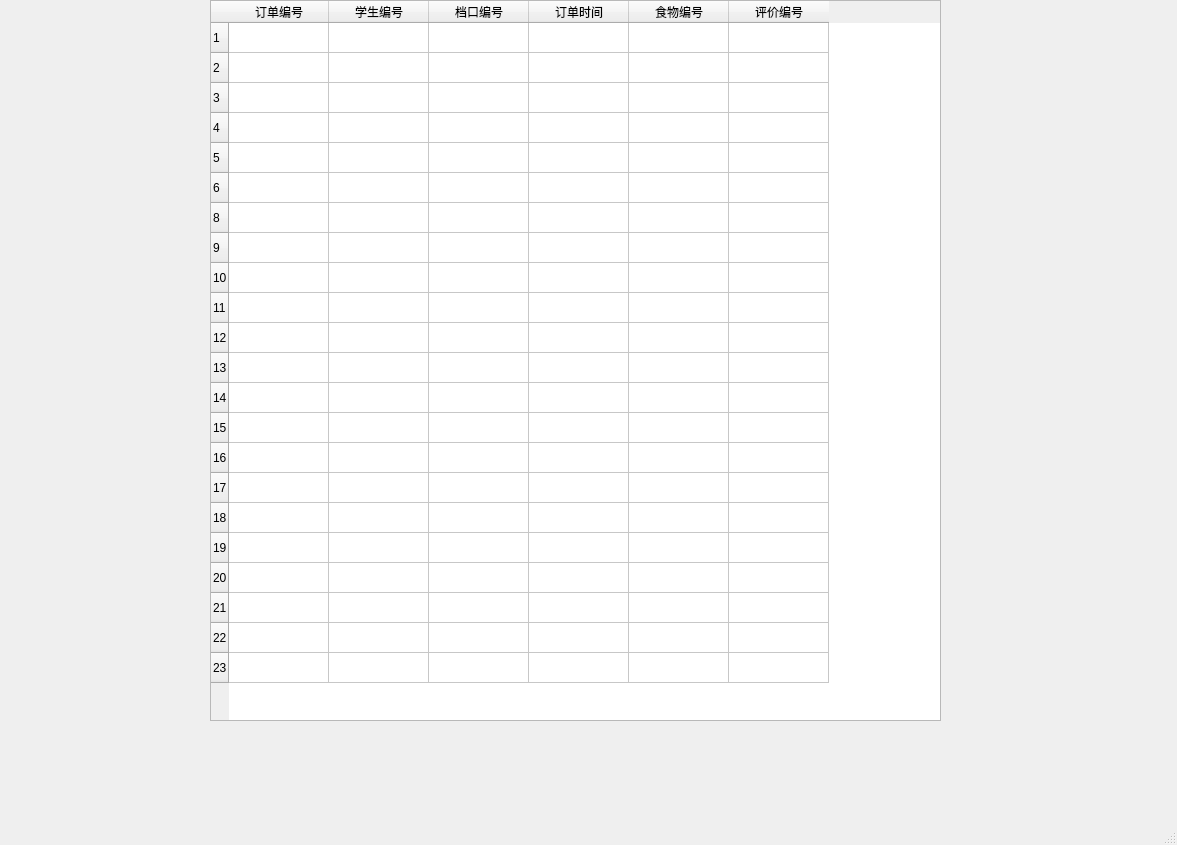
<?xml version="1.0" encoding="UTF-8"?>
<ui version="4.0">
 <class>MainWindow</class>
 <widget class="QMainWindow" name="MainWindow">
  <property name="geometry">
   <rect>
    <x>0</x>
    <y>0</y>
    <width>1177</width>
    <height>845</height>
   </rect>
  </property>
  <property name="windowTitle">
   <string>MainWindow</string>
  </property>
  <widget class="QWidget" name="centralwidget">
   <widget class="QTableWidget" name="tableWidget">
    <property name="geometry">
     <rect>
      <x>210</x>
      <y>0</y>
      <width>731</width>
      <height>721</height>
     </rect>
    </property>
    <row>
     <property name="text">
      <string>1</string>
     </property>
    </row>
    <row>
     <property name="text">
      <string>2</string>
     </property>
    </row>
    <row>
     <property name="text">
      <string>3</string>
     </property>
    </row>
    <row>
     <property name="text">
      <string>4</string>
     </property>
    </row>
    <row>
     <property name="text">
      <string>5</string>
     </property>
    </row>
    <row>
     <property name="text">
      <string>6</string>
     </property>
    </row>
    <row>
     <property name="text">
      <string>8</string>
     </property>
    </row>
    <row>
     <property name="text">
      <string>9</string>
     </property>
    </row>
    <row>
     <property name="text">
      <string>10</string>
     </property>
    </row>
    <row>
     <property name="text">
      <string>11</string>
     </property>
    </row>
    <row>
     <property name="text">
      <string>12</string>
     </property>
    </row>
    <row>
     <property name="text">
      <string>13</string>
     </property>
    </row>
    <row>
     <property name="text">
      <string>14</string>
     </property>
    </row>
    <row>
     <property name="text">
      <string>15</string>
     </property>
    </row>
    <row>
     <property name="text">
      <string>16</string>
     </property>
    </row>
    <row>
     <property name="text">
      <string>17</string>
     </property>
    </row>
    <row>
     <property name="text">
      <string>18</string>
     </property>
    </row>
    <row>
     <property name="text">
      <string>19</string>
     </property>
    </row>
    <row>
     <property name="text">
      <string>20</string>
     </property>
    </row>
    <row>
     <property name="text">
      <string>21</string>
     </property>
    </row>
    <row>
     <property name="text">
      <string>22</string>
     </property>
    </row>
    <row>
     <property name="text">
      <string>23</string>
     </property>
    </row>
    <column>
     <property name="text">
      <string>订单编号</string>
     </property>
    </column>
    <column>
     <property name="text">
      <string>学生编号</string>
     </property>
    </column>
    <column>
     <property name="text">
      <string>档口编号</string>
     </property>
    </column>
    <column>
     <property name="text">
      <string>订单时间</string>
     </property>
    </column>
    <column>
     <property name="text">
      <string>食物编号</string>
     </property>
    </column>
    <column>
     <property name="text">
      <string>评价编号</string>
     </property>
    </column>
   </widget>
  </widget>
  <widget class="QMenuBar" name="menubar">
   <property name="geometry">
    <rect>
     <x>0</x>
     <y>0</y>
     <width>1177</width>
     <height>21</height>
    </rect>
   </property>
  </widget>
  <widget class="QStatusBar" name="statusbar"/>
 </widget>
 <resources/>
 <connections/>
</ui>
